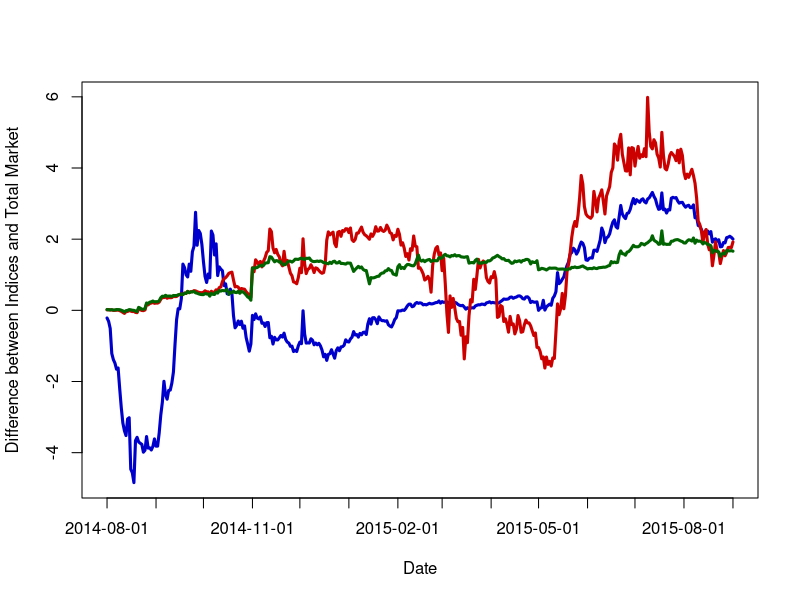

Recreate this plot in R.
rm(list = ls(all = TRUE))
graphics.off()

# please change your working directory 
# setwd('C:/...')

crix        = read.csv("crix.csv", header = FALSE)
crix_all    = read.csv("crix_all.csv", header = FALSE)
ecrix       = read.csv("ecrix.csv", header = FALSE)
efcrix      = read.csv("efcrix.csv", header = FALSE)
crix$V1     = as.character(crix$V1)
crix_all$V1 = as.character(crix_all$V1)
ecrix$V1    = as.character(ecrix$V1)
efcrix$V1   = as.character(efcrix$V1)

last_substr       = substr(crix$V1, (nchar(crix$V1[1]) - 4), 
  (nchar(crix$V1[1]) - 3))
last_substr_which = which(last_substr != c(last_substr[-1], 
  tail(last_substr, n = 1))) + 1
last_substr_which = c(1, last_substr_which)
names_crix        = crix$V1[last_substr_which]

plot(crix_all[, 2] - crix[, 2], type = "l", col = "blue3", xaxt = "n", lwd = 3, 
  xlab = "Date", ylab = "Difference between Indices and Total Market", 
  ylim = c(min(crix_all[, 2] - crix[, 2], crix_all[, 2] - ecrix[, 2], 
  crix_all[, 2] - efcrix[, 2]), max(crix_all[, 2] - crix[, 2], crix_all[, 2] - 
  ecrix[, 2], crix_all[, 2] - efcrix[, 2])))
lines(crix_all[, 2] - ecrix[, 2], type = "l", col = "red3", lwd = 3)
lines(crix_all[, 2] - efcrix[, 2], type = "l", col = "darkgreen", lwd = 3)
axis(1, at = last_substr_which, label = names_crix)
